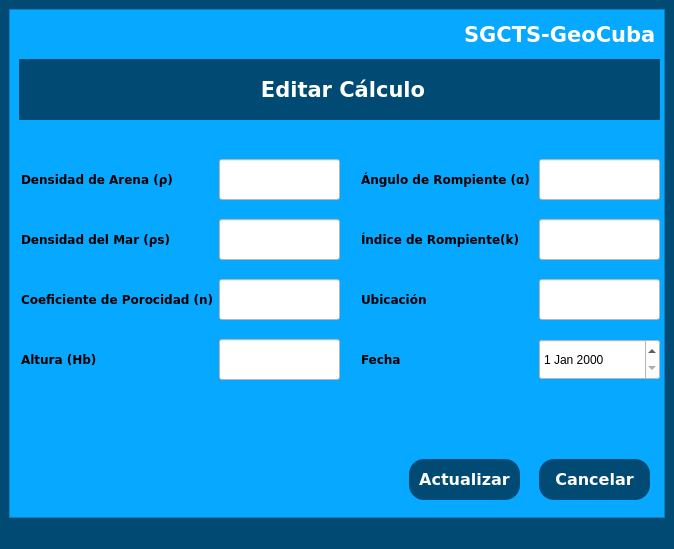
<?xml version="1.0" encoding="UTF-8"?>
<ui version="4.0">
 <class>MainWindow</class>
 <widget class="QMainWindow" name="MainWindow">
  <property name="geometry">
   <rect>
    <x>0</x>
    <y>0</y>
    <width>674</width>
    <height>549</height>
   </rect>
  </property>
  <property name="windowTitle">
   <string>MainWindow</string>
  </property>
  <property name="styleSheet">
   <string notr="true">background-color: rgb(0, 74, 116);</string>
  </property>
  <widget class="QWidget" name="centralwidget">
   <layout class="QHBoxLayout" name="horizontalLayout">
    <item>
     <widget class="QFrame" name="frame">
      <property name="styleSheet">
       <string notr="true">QFrame{
background-color: rgb(7, 168, 255);
}
QLabel{
background-color: #000000ff;
color::rgb(0, 74, 116);
border:8px solid#000000ff;
}
QLineButton{
border:0px;
color:rgb(255, 255, 255);
border-bottom:2px solid rgb(61,61,61);
}
QPushButton{
background-color:rgb(0, 74, 116);
border-radius:15px;
color: rgb(255, 255, 255);
}

QLineEdit{
background-color: rgb(255, 255, 255);
}
QPushButton:hover{
background-color: rgb(0, 12, 255);
border-radius:15px;
color: rgb(0, 0, 0);
}

QLineEdit{
background-color: rgb(255, 255, 255);
}
QPushButton:hover{
background-color: rgb(0, 12, 255);
border-radius:15px;
color: rgb(0, 0, 0);
}
</string>
      </property>
      <property name="frameShape">
       <enum>QFrame::StyledPanel</enum>
      </property>
      <property name="frameShadow">
       <enum>QFrame::Raised</enum>
      </property>
      <widget class="QLabel" name="label">
       <property name="geometry">
        <rect>
         <x>10</x>
         <y>50</y>
         <width>641</width>
         <height>61</height>
        </rect>
       </property>
       <property name="font">
        <font>
         <family>Verdana</family>
         <pointsize>16</pointsize>
         <weight>75</weight>
         <bold>true</bold>
        </font>
       </property>
       <property name="styleSheet">
        <string notr="true">background-color: rgb(0, 74, 116);
color: rgb(255, 255, 255);</string>
       </property>
       <property name="text">
        <string>&lt;html&gt;&lt;head/&gt;&lt;body&gt;&lt;p align=&quot;center&quot;&gt;Editar Cálculo&lt;/p&gt;&lt;/body&gt;&lt;/html&gt;</string>
       </property>
      </widget>
      <widget class="QLabel" name="label_2">
       <property name="geometry">
        <rect>
         <x>440</x>
         <y>0</y>
         <width>221</width>
         <height>51</height>
        </rect>
       </property>
       <property name="font">
        <font>
         <family>Verdana</family>
         <pointsize>16</pointsize>
         <weight>75</weight>
         <bold>true</bold>
        </font>
       </property>
       <property name="styleSheet">
        <string notr="true">color: rgb(255, 255, 255);</string>
       </property>
       <property name="text">
        <string>SGCTS-GeoCuba</string>
       </property>
      </widget>
      <widget class="QLabel" name="label_3">
       <property name="geometry">
        <rect>
         <x>0</x>
         <y>150</y>
         <width>211</width>
         <height>41</height>
        </rect>
       </property>
       <property name="font">
        <font>
         <family>Verdana</family>
         <pointsize>9</pointsize>
         <weight>75</weight>
         <bold>true</bold>
        </font>
       </property>
       <property name="text">
        <string>Densidad de Arena (ρ)</string>
       </property>
      </widget>
      <widget class="QLabel" name="label_4">
       <property name="geometry">
        <rect>
         <x>0</x>
         <y>210</y>
         <width>211</width>
         <height>41</height>
        </rect>
       </property>
       <property name="font">
        <font>
         <family>Verdana</family>
         <pointsize>9</pointsize>
         <weight>75</weight>
         <bold>true</bold>
        </font>
       </property>
       <property name="text">
        <string>Densidad del Mar (ρs)</string>
       </property>
      </widget>
      <widget class="QLabel" name="label_5">
       <property name="geometry">
        <rect>
         <x>0</x>
         <y>270</y>
         <width>211</width>
         <height>41</height>
        </rect>
       </property>
       <property name="font">
        <font>
         <family>Verdana</family>
         <pointsize>9</pointsize>
         <weight>75</weight>
         <bold>true</bold>
        </font>
       </property>
       <property name="text">
        <string>Coeficiente de Porocidad (n)</string>
       </property>
      </widget>
      <widget class="QLabel" name="label_6">
       <property name="geometry">
        <rect>
         <x>0</x>
         <y>330</y>
         <width>211</width>
         <height>41</height>
        </rect>
       </property>
       <property name="font">
        <font>
         <family>Verdana</family>
         <pointsize>9</pointsize>
         <weight>75</weight>
         <bold>true</bold>
        </font>
       </property>
       <property name="text">
        <string>Altura (Hb)</string>
       </property>
      </widget>
      <widget class="QLabel" name="label_7">
       <property name="geometry">
        <rect>
         <x>340</x>
         <y>150</y>
         <width>191</width>
         <height>41</height>
        </rect>
       </property>
       <property name="font">
        <font>
         <family>Verdana</family>
         <pointsize>9</pointsize>
         <weight>75</weight>
         <bold>true</bold>
        </font>
       </property>
       <property name="text">
        <string>Ángulo de Rompiente (α)</string>
       </property>
      </widget>
      <widget class="QLabel" name="label_8">
       <property name="geometry">
        <rect>
         <x>340</x>
         <y>210</y>
         <width>191</width>
         <height>41</height>
        </rect>
       </property>
       <property name="font">
        <font>
         <family>Verdana</family>
         <pointsize>9</pointsize>
         <weight>75</weight>
         <bold>true</bold>
        </font>
       </property>
       <property name="text">
        <string>Índice de Rompiente(k)</string>
       </property>
      </widget>
      <widget class="QLabel" name="label_9">
       <property name="geometry">
        <rect>
         <x>340</x>
         <y>270</y>
         <width>191</width>
         <height>41</height>
        </rect>
       </property>
       <property name="font">
        <font>
         <family>Verdana</family>
         <pointsize>9</pointsize>
         <weight>75</weight>
         <bold>true</bold>
        </font>
       </property>
       <property name="text">
        <string>Ubicación</string>
       </property>
      </widget>
      <widget class="QLabel" name="label_10">
       <property name="geometry">
        <rect>
         <x>340</x>
         <y>330</y>
         <width>191</width>
         <height>41</height>
        </rect>
       </property>
       <property name="font">
        <font>
         <family>Verdana</family>
         <pointsize>9</pointsize>
         <weight>75</weight>
         <bold>true</bold>
        </font>
       </property>
       <property name="text">
        <string>Fecha</string>
       </property>
      </widget>
      <widget class="QLineEdit" name="lineEdit">
       <property name="geometry">
        <rect>
         <x>210</x>
         <y>150</y>
         <width>121</width>
         <height>41</height>
        </rect>
       </property>
      </widget>
      <widget class="QLineEdit" name="lineEdit_2">
       <property name="geometry">
        <rect>
         <x>210</x>
         <y>210</y>
         <width>121</width>
         <height>41</height>
        </rect>
       </property>
      </widget>
      <widget class="QLineEdit" name="lineEdit_3">
       <property name="geometry">
        <rect>
         <x>210</x>
         <y>270</y>
         <width>121</width>
         <height>41</height>
        </rect>
       </property>
      </widget>
      <widget class="QLineEdit" name="lineEdit_4">
       <property name="geometry">
        <rect>
         <x>210</x>
         <y>330</y>
         <width>121</width>
         <height>41</height>
        </rect>
       </property>
      </widget>
      <widget class="QLineEdit" name="lineEdit_5">
       <property name="geometry">
        <rect>
         <x>530</x>
         <y>150</y>
         <width>121</width>
         <height>41</height>
        </rect>
       </property>
      </widget>
      <widget class="QLineEdit" name="lineEdit_6">
       <property name="geometry">
        <rect>
         <x>530</x>
         <y>210</y>
         <width>121</width>
         <height>41</height>
        </rect>
       </property>
      </widget>
      <widget class="QLineEdit" name="lineEdit_7">
       <property name="geometry">
        <rect>
         <x>530</x>
         <y>270</y>
         <width>121</width>
         <height>41</height>
        </rect>
       </property>
      </widget>
      <widget class="QDateEdit" name="dateEdit">
       <property name="geometry">
        <rect>
         <x>530</x>
         <y>330</y>
         <width>121</width>
         <height>41</height>
        </rect>
       </property>
       <property name="styleSheet">
        <string notr="true">background-color: rgb(255, 255, 255);</string>
       </property>
      </widget>
      <widget class="QPushButton" name="pushButton">
       <property name="geometry">
        <rect>
         <x>530</x>
         <y>450</y>
         <width>111</width>
         <height>41</height>
        </rect>
       </property>
       <property name="font">
        <font>
         <family>Verdana</family>
         <pointsize>12</pointsize>
         <weight>75</weight>
         <bold>true</bold>
        </font>
       </property>
       <property name="text">
        <string>Cancelar</string>
       </property>
      </widget>
      <widget class="QPushButton" name="pushButton_2">
       <property name="geometry">
        <rect>
         <x>400</x>
         <y>450</y>
         <width>111</width>
         <height>41</height>
        </rect>
       </property>
       <property name="font">
        <font>
         <family>Verdana</family>
         <pointsize>12</pointsize>
         <weight>75</weight>
         <bold>true</bold>
        </font>
       </property>
       <property name="text">
        <string>Actualizar</string>
       </property>
      </widget>
     </widget>
    </item>
   </layout>
  </widget>
  <widget class="QStatusBar" name="statusbar"/>
 </widget>
 <resources/>
 <connections/>
</ui>
